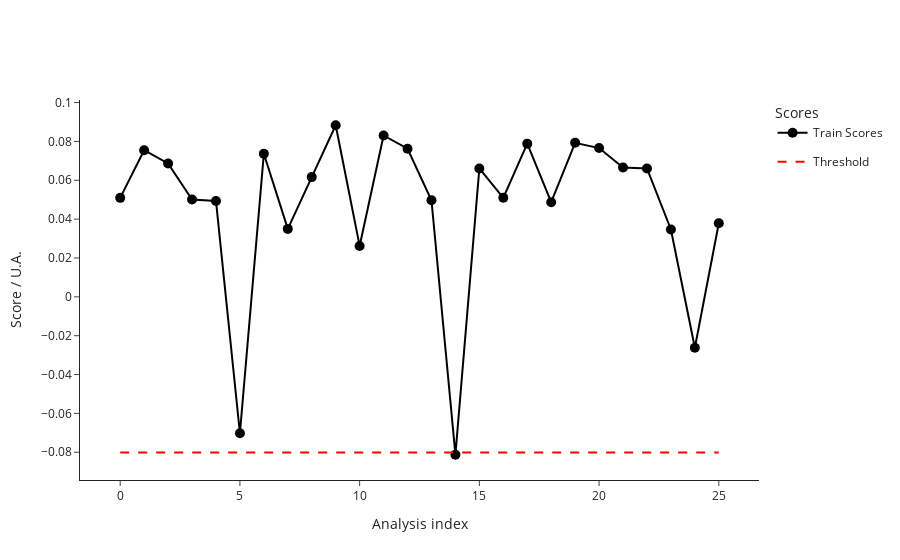

Notebook source saved alongside this figure:
### Code cell
ana.add_prediction(add_outliers = False)
ana.plot_scores()

### Figure 1 — Plotly figure (JSON) as saved in the notebook; plotly's stock layout.template omitted (floating-point values rounded to 4 significant figures)
{"data": [{"hovertemplate": ["<b>index: </b>17<br><b>name: </b>210812_Pac--005<br><b>path: </b>D:/ExtractedSignals\\210812_Pac 2021-08-12 10-30-07\\210812_Pac--005.D<br><b>batch: </b>210812_Pac 2021-08-12 10-30-07<br><b>batch_position: </b>5<br><b>idle_time: </b>279.0<br><b>sample: </b>NaCl 0,9%<br><b>method: </b>SAA_411_Pac.M<br><b>timestamp: </b>2021-08-12 10:50:23<br><b>detector: </b>G1315C<br><b>pump: </b>G7110B<br><b>start_time: </b>2021-08-12 10:50:57<br><b>end_time: </b>2021-08-12 10:54:57<br><b>runtime: </b>239.7000000000036", "<b>index: </b>18<br><b>name: </b>210812_Pac--006<br><b>path: </b>D:/ExtractedSignals\\210812_Pac 2021-08-12 10-30-07\\210812_Pac--006.D<br><b>batch: </b>210812_Pac 2021-08-12 10-30-07<br><b>batch_position: </b>6<br><b>idle_time: </b>279.0<br><b>sample: </b>Blank<br><b>method: </b>SAA_411_Pac.M<br><b>timestamp: </b>2021-08-12 10:55:02<br><b>detector: </b>G1315C<br><b>pump: </b>G7110B<br><b>start_time: </b>2021-08-12 10:55:36<br><b>end_time: </b>2021-08-12 10:59:36<br><b>runtime: </b>239.7000000000036", "<b>index: </b>19<br><b>name: </b>210812_Pac--007<br><b>path: </b>D:/ExtractedSignals\\210812_Pac 2021-08-12 10-30-07\\210812_Pac--007.D<br><b>batch: </b>210812_Pac 2021-08-12 10-30-07<br><b>batch_position: </b>7<br><b>idle_time: </b>279.0<br><b>sample: </b>0.025 mg/ml<br><b>method: </b>SAA_411_Pac.M<br><b>timestamp: </b>2021-08-12 10:59:41<br><b>detector: </b>G1315C<br><b>pump: </b>G7110B<br><b>start_time: </b>2021-08-12 11:00:15<br><b>end_time: </b>2021-08-12 11:04:15<br><b>runtime: </b>239.7000000000036", "<b>index: </b>20<br><b>name: </b>210812_Pac--008<br><b>path: </b>D:/ExtractedSignals\\210812_Pac 2021-08-12 10-30-07\\210812_Pac--008.D<br><b>batch: </b>210812_Pac 2021-08-12 10-30-07<br><b>batch_position: </b>8<br><b>idle_time: </b>279.0<br><b>sample: </b>Blank<br><b>method: </b>SAA_411_Pac.M<br><b>timestamp: </b>2021-08-12 11:04:20<br><b>detector: </b>G1315C<br><b>pump: </b>G7110B<br><b>start_time: </b>2021-08-12 11:04:54<br><b>end_time: </b>2021-08-12 11:08:54<br><b>runtime: </b>239.7000000000036", "<b>index: </b>21<br><b>name: </b>210812_Pac--009<br><b>path: </b>D:/ExtractedSignals\\210812_Pac 2021-08-12 10-30-07\\210812_Pac--009.D<br><b>batch: </b>210812_Pac 2021-08-12 10-30-07<br><b>batch_position: </b>9<br><b>idle_time: </b>279.0<br><b>sample: </b>210806/036 :10<br><b>method: </b>SAA_411_Pac.M<br><b>timestamp: </b>2021-08-12 11:08:59<br><b>detector: </b>G1315C<br><b>pump: </b>G7110B<br><b>start_time: </b>2021-08-12 11:09:32<br><b>end_time: </b>2021-08-12 11:13:32<br><b>runtime: </b>239.7000000000036", "<b>index: </b>22<br><b>name: </b>210812_Pac--010<br><b>path: </b>D:/ExtractedSignals\\210812_Pac 2021-08-12 10-30-07\\210812_Pac--010.D<br><b>batch: </b>210812_Pac 2021-08-12 10-30-07<br><b>batch_position: </b>10<br><b>idle_time: </b>278.0<br><b>sample: </b>210806/036 :10<br><b>method: </b>SAA_411_Pac.M<br><b>timestamp: </b>2021-08-12 11:13:37<br><b>detector: </b>G7110B<br><b>pump: </b>G7110B<br><b>start_time: </b>2021-08-12 11:14:11<br><b>end_time: </b>2021-08-12 11:18:11<br><b>runtime: </b>239.7000000000036", "<b>index: </b>23<br><b>name: </b>210812_Pac--011<br><b>path: </b>D:/ExtractedSignals\\210812_Pac 2021-08-12 10-30-07\\210812_Pac--011.D<br><b>batch: </b>210812_Pac 2021-08-12 10-30-07<br><b>batch_position: </b>11<br><b>idle_time: </b>279.0<br><b>sample: </b>210806/036 :10<br><b>method: </b>SAA_411_Pac.M<br><b>timestamp: </b>2021-08-12 11:18:16<br><b>detector: </b>G7110B<br><b>pump: </b>G7110B<br><b>start_time: </b>2021-08-12 11:18:50<br><b>end_time: </b>2021-08-12 11:22:50<br><b>runtime: </b>239.7000000000036", "<b>index: </b>24<br><b>name: </b>210812_Pac--012<br><b>path: </b>D:/ExtractedSignals\\210812_Pac 2021-08-12 10-30-07\\210812_Pac--012.D<br><b>batch: </b>210812_Pac 2021-08-12 10-30-07<br><b>batch_position: </b>12<br><b>idle_time: </b>279.0<br><b>sample: </b>Blank<br><b>method: </b>SAA_411_Pac.M<br><b>timestamp: </b>2021-08-12 11:22:55<br><b>detector: </b>G1315C<br><b>pump: </b>G7110B<br><b>start_time: </b>2021-08-12 11:23:29<br><b>end_time: </b>2021-08-12 11:27:29<br><b>runtime: </b>239.7000000000036", "<b>index: </b>25<br><b>name: </b>210812_Pac--013<br><b>path: </b>D:/ExtractedSignals\\210812_Pac 2021-08-12 10-30-07\\210812_Pac--013.D<br><b>batch: </b>210812_Pac 2021-08-12 10-30-07<br><b>batch_position: </b>13<br><b>idle_time: </b>279.0<br><b>sample: </b>0.025 mg/ml<br><b>method: </b>SAA_411_Pac.M<br><b>timestamp: </b>2021-08-12 11:27:34<br><b>detector: </b>G1315C<br><b>pump: </b>G7110B<br><b>start_time: </b>2021-08-12 11:28:08<br><b>end_time: </b>2021-08-12 11:32:08<br><b>runtime: </b>239.7000000000036", "<b>index: </b>26<br><b>name: </b>210812_Pac--014<br><b>path: </b>D:/ExtractedSignals\\210812_Pac 2021-08-12 10-30-07\\210812_Pac--014.D<br><b>batch: </b>210812_Pac 2021-08-12 10-30-07<br><b>batch_position: </b>14<br><b>idle_time: </b>279.0<br><b>sample: </b>Blank<br><b>method: </b>SAA_411_Pac.M<br><b>timestamp: </b>2021-08-12 11:32:13<br><b>detector: </b>G7110B<br><b>pump: </b>G7110B<br><b>start_time: </b>2021-08-12 11:32:46<br><b>end_time: </b>2021-08-12 11:36:47<br><b>runtime: </b>239.7000000000036", "<b>index: </b>85<br><b>name: </b>210813_Pac--003<br><b>path: </b>D:/ExtractedSignals\\210813_Pac 2021-08-13 10-37-27\\210813_Pac--003.D<br><b>batch: </b>210813_Pac 2021-08-13 10-37-27<br><b>batch_position: </b>3<br><b>idle_time: </b>278.0<br><b>sample: </b>Blank<br><b>method: </b>SAA_411_Pac.M<br><b>timestamp: </b>2021-08-13 10:48:34<br><b>detector: </b>G1315C<br><b>pump: </b>G7116B<br><b>start_time: </b>2021-08-13 10:49:08<br><b>end_time: </b>2021-08-13 10:53:08<br><b>runtime: </b>239.7000000000036", "<b>index: </b>86<br><b>name: </b>210813_Pac--004<br><b>path: </b>D:/ExtractedSignals\\210813_Pac 2021-08-13 10-37-27\\210813_Pac--004.D<br><b>batch: </b>210813_Pac 2021-08-13 10-37-27<br><b>batch_position: </b>4<br><b>idle_time: </b>279.0<br><b>sample: </b>Blank<br><b>method: </b>SAA_411_Pac.M<br><b>timestamp: </b>2021-08-13 10:53:13<br><b>detector: </b>G1315C<br><b>pump: </b>G7110B<br><b>start_time: </b>2021-08-13 10:53:47<br><b>end_time: </b>2021-08-13 10:57:47<br><b>runtime: </b>239.7000000000036", "<b>index: </b>87<br><b>name: </b>210813_Pac--005<br><b>path: </b>D:/ExtractedSignals\\210813_Pac 2021-08-13 10-37-27\\210813_Pac--005.D<br><b>batch: </b>210813_Pac 2021-08-13 10-37-27<br><b>batch_position: </b>5<br><b>idle_time: </b>279.0<br><b>sample: </b>NaCl 0,9%<br><b>method: </b>SAA_411_Pac.M<br><b>timestamp: </b>2021-08-13 10:57:52<br><b>detector: </b>G7110B<br><b>pump: </b>G7110B<br><b>start_time: </b>2021-08-13 10:58:26<br><b>end_time: </b>2021-08-13 11:02:27<br><b>runtime: </b>239.7000000000036", "<b>index: </b>88<br><b>name: </b>210813_Pac--006<br><b>path: </b>D:/ExtractedSignals\\210813_Pac 2021-08-13 10-37-27\\210813_Pac--006.D<br><b>batch: </b>210813_Pac 2021-08-13 10-37-27<br><b>batch_position: </b>6<br><b>idle_time: </b>279.0<br><b>sample: </b>Blank<br><b>method: </b>SAA_411_Pac.M<br><b>timestamp: </b>2021-08-13 11:02:31<br><b>detector: </b>G1315C<br><b>pump: </b>G7110B<br><b>start_time: </b>2021-08-13 11:03:05<br><b>end_time: </b>2021-08-13 11:07:06<br><b>runtime: </b>239.7000000000036", "<b>index: </b>89<br><b>name: </b>210813_Pac--007<br><b>path: </b>D:/ExtractedSignals\\210813_Pac 2021-08-13 10-37-27\\210813_Pac--007.D<br><b>batch: </b>210813_Pac 2021-08-13 10-37-27<br><b>batch_position: </b>7<br><b>idle_time: </b>279.0<br><b>sample: </b>0.025 mg/ml<br><b>method: </b>SAA_411_Pac.M<br><b>timestamp: </b>2021-08-13 11:07:10<br><b>detector: </b>G1315C<br><b>pump: </b>G7116B<br><b>start_time: </b>2021-08-13 11:07:44<br><b>end_time: </b>2021-08-13 11:11:45<br><b>runtime: </b>239.7000000000036", "<b>index: </b>90<br><b>name: </b>210813_Pac--008<br><b>path: </b>D:/ExtractedSignals\\210813_Pac 2021-08-13 10-37-27\\210813_Pac--008.D<br><b>batch: </b>210813_Pac 2021-08-13 10-37-27<br><b>batch_position: </b>8<br><b>idle_time: </b>279.0<br><b>sample: </b>Blank<br><b>method: </b>SAA_411_Pac.M<br><b>timestamp: </b>2021-08-13 11:11:49<br><b>detector: </b>G1315C<br><b>pump: </b>G7110B<br><b>start_time: </b>2021-08-13 11:12:23<br><b>end_time: </b>2021-08-13 11:16:23<br><b>runtime: </b>239.7000000000036", "<b>index: </b>91<br><b>name: </b>210813_Pac--009<br><b>path: </b>D:/ExtractedSignals\\210813_Pac 2021-08-13 10-37-27\\210813_Pac--009.D<br><b>batch: </b>210813_Pac 2021-08-13 10-37-27<br><b>batch_position: </b>9<br><b>idle_time: </b>279.0<br><b>sample: </b>210812/004 :20<br><b>method: </b>SAA_411_Pac.M<br><b>timestamp: </b>2021-08-13 11:16:28<br><b>detector: </b>G1315C<br><b>pump: </b>G7110B<br><b>start_time: </b>2021-08-13 11:17:02<br><b>end_time: </b>2021-08-13 11:21:03<br><b>runtime: </b>239.7000000000036", "<b>index: </b>92<br><b>name: </b>210813_Pac--010<br><b>path: </b>D:/ExtractedSignals\\210813_Pac 2021-08-13 10-37-27\\210813_Pac--010.D<br><b>batch: </b>210813_Pac 2021-08-13 10-37-27<br><b>batch_position: </b>10<br><b>idle_time: </b>280.0<br><b>sample: </b>210812/004 :20<br><b>method: </b>SAA_411_Pac.M<br><b>timestamp: </b>2021-08-13 11:21:08<br><b>detector: </b>G1315C<br><b>pump: </b>G7110B<br><b>start_time: </b>2021-08-13 11:21:41<br><b>end_time: </b>2021-08-13 11:25:42<br><b>runtime: </b>239.7000000000036", "<b>index: </b>93<br><b>name: </b>210813_Pac--011<br><b>path: </b>D:/ExtractedSignals\\210813_Pac 2021-08-13 10-37-27\\210813_Pac--011.D<br><b>batch: </b>210813_Pac 2021-08-13 10-37-27<br><b>batch_position: </b>11<br><b>idle_time: </b>278.0<br><b>sample: </b>210812/004 :20<br><b>method: </b>SAA_411_Pac.M<br><b>timestamp: </b>2021-08-13 11:25:46<br><b>detector: </b>G1315C<br><b>pump: </b>G7110B<br><b>start_time: </b>2021-08-13 11:26:21<br><b>end_time: </b>2021-08-13 11:30:21<br><b>runtime: </b>239.7000000000036", "<b>index: </b>94<br><b>name: </b>210813_Pac--012<br><b>path: </b>D:/ExtractedSignals\\210813_Pac 2021-08-13 10-37-27\\210813_Pac--012.D<br><b>batch: </b>210813_Pac 2021-08-13 10-37-27<br><b>batch_position: </b>12<br><b>idle_time: </b>280.0<br><b>sample: </b>Blank<br><b>method: </b>SAA_411_Pac.M<br><b>timestamp: </b>2021-08-13 11:30:26<br><b>detector: </b>G1315C<br><b>pump: </b>G7110B<br><b>start_time: </b>2021-08-13 11:30:59<br><b>end_time: </b>2021-08-13 11:34:59<br><b>runtime: </b>239.7000000000036", "<b>index: </b>95<br><b>name: </b>210813_Pac--013<br><b>path: </b>D:/ExtractedSignals\\210813_Pac 2021-08-13 10-37-27\\210813_Pac--013.D<br><b>batch: </b>210813_Pac 2021-08-13 10-37-27<br><b>batch_position: </b>13<br><b>idle_time: </b>278.0<br><b>sample: </b>0.025 mg/ml<br><b>method: </b>SAA_411_Pac.M<br><b>timestamp: </b>2021-08-13 11:35:04<br><b>detector: </b>G1315C<br><b>pump: </b>G7110B<br><b>start_time: </b>2021-08-13 11:35:38<br><b>end_time: </b>2021-08-13 11:39:38<br><b>runtime: </b>239.7000000000036", "<b>index: </b>96<br><b>name: </b>210813_Pac--014<br><b>path: </b>D:/ExtractedSignals\\210813_Pac 2021-08-13 10-37-27\\210813_Pac--014.D<br><b>batch: </b>210813_Pac 2021-08-13 10-37-27<br><b>batch_position: </b>14<br><b>idle_time: </b>279.0<br><b>sample: </b>Blank<br><b>method: </b>SAA_411_Pac.M<br><b>timestamp: </b>2021-08-13 11:39:43<br><b>detector: </b>G1315C<br><b>pump: </b>G7110B<br><b>start_time: </b>2021-08-13 11:40:16<br><b>end_time: </b>2021-08-13 11:44:17<br><b>runtime: </b>239.7000000000036", "<b>index: </b>309<br><b>name: </b>210910_Pac--011<br><b>path: </b>D:/ExtractedSignals\\210910_Pac 2021-09-10 14-25-54\\210910_Pac--011.D<br><b>batch: </b>210910_Pac 2021-09-10 14-25-54<br><b>batch_position: </b>11<br><b>idle_time: </b>278.0<br><b>sample: </b>210903/021 :10<br><b>method: </b>SAA_411_Pac.M<br><b>timestamp: </b>2021-09-10 15:13:50<br><b>detector: </b>G1315C<br><b>pump: </b>G7110B<br><b>start_time: </b>2021-09-10 15:14:22<br><b>end_time: </b>2021-09-10 15:18:23<br><b>runtime: </b>239.7000000000036", "<b>index: </b>310<br><b>name: </b>210910_Pac--012<br><b>path: </b>D:/ExtractedSignals\\210910_Pac 2021-09-10 14-25-54\\210910_Pac--012.D<br><b>batch: </b>210910_Pac 2021-09-10 14-25-54<br><b>batch_position: </b>12<br><b>idle_time: </b>278.0<br><b>sample: </b>Blank<br><b>method: </b>SAA_411_Pac.M<br><b>timestamp: </b>2021-09-10 15:18:28<br><b>detector: </b>G1315C<br><b>pump: </b>G7110B<br><b>start_time: </b>2021-09-10 15:19:00<br><b>end_time: </b>2021-09-10 15:23:01<br><b>runtime: </b>239.7000000000036", "<b>index: </b>311<br><b>name: </b>210910_Pac--013<br><b>path: </b>D:/ExtractedSignals\\210910_Pac 2021-09-10 14-25-54\\210910_Pac--013.D<br><b>batch: </b>210910_Pac 2021-09-10 14-25-54<br><b>batch_position: </b>13<br><b>idle_time: </b>278.0<br><b>sample: </b>0.025 mg/ml<br><b>method: </b>SAA_411_Pac.M<br><b>timestamp: </b>2021-09-10 15:23:06<br><b>detector: </b>G1315C<br><b>pump: </b>G7110B<br><b>start_time: </b>2021-09-10 15:23:38<br><b>end_time: </b>2021-09-10 15:27:39<br><b>runtime: </b>239.7000000000036", "<b>index: </b>312<br><b>name: </b>210910_Pac--014<br><b>path: </b>D:/ExtractedSignals\\210910_Pac 2021-09-10 14-25-54\\210910_Pac--014.D<br><b>batch: </b>210910_Pac 2021-09-10 14-25-54<br><b>batch_position: </b>14<br><b>idle_time: </b>278.0<br><b>sample: </b>Blank<br><b>method: </b>SAA_411_Pac.M<br><b>timestamp: </b>2021-09-10 15:27:44<br><b>detector: </b>G1315C<br><b>pump: </b>G7110B<br><b>start_time: </b>2021-09-10 15:28:17<br><b>end_time: </b>2021-09-10 15:32:17<br><b>runtime: </b>239.7000000000036"], "legendgroup": "Train", "line": {"color": "black"}, "marker": {"color": "black", "size": 10}, "mode": "lines+markers", "name": "Train Scores", "text": ["<b>index: </b>17<br><b>name: </b>210812_Pac--005<br><b>path: </b>D:/ExtractedSignals\\210812_Pac 2021-08-12 10-30-07\\210812_Pac--005.D<br><b>batch: </b>210812_Pac 2021-08-12 10-30-07<br><b>batch_position: </b>5<br><b>idle_time: </b>279.0<br><b>sample: </b>NaCl 0,9%<br><b>method: </b>SAA_411_Pac.M<br><b>timestamp: </b>2021-08-12 10:50:23<br><b>detector: </b>G1315C<br><b>pump: </b>G7110B<br><b>start_time: </b>2021-08-12 10:50:57<br><b>end_time: </b>2021-08-12 10:54:57<br><b>runtime: </b>239.7000000000036", "<b>index: </b>18<br><b>name: </b>210812_Pac--006<br><b>path: </b>D:/ExtractedSignals\\210812_Pac 2021-08-12 10-30-07\\210812_Pac--006.D<br><b>batch: </b>210812_Pac 2021-08-12 10-30-07<br><b>batch_position: </b>6<br><b>idle_time: </b>279.0<br><b>sample: </b>Blank<br><b>method: </b>SAA_411_Pac.M<br><b>timestamp: </b>2021-08-12 10:55:02<br><b>detector: </b>G1315C<br><b>pump: </b>G7110B<br><b>start_time: </b>2021-08-12 10:55:36<br><b>end_time: </b>2021-08-12 10:59:36<br><b>runtime: </b>239.7000000000036", "<b>index: </b>19<br><b>name: </b>210812_Pac--007<br><b>path: </b>D:/ExtractedSignals\\210812_Pac 2021-08-12 10-30-07\\210812_Pac--007.D<br><b>batch: </b>210812_Pac 2021-08-12 10-30-07<br><b>batch_position: </b>7<br><b>idle_time: </b>279.0<br><b>sample: </b>0.025 mg/ml<br><b>method: </b>SAA_411_Pac.M<br><b>timestamp: </b>2021-08-12 10:59:41<br><b>detector: </b>G1315C<br><b>pump: </b>G7110B<br><b>start_time: </b>2021-08-12 11:00:15<br><b>end_time: </b>2021-08-12 11:04:15<br><b>runtime: </b>239.7000000000036", "<b>index: </b>20<br><b>name: </b>210812_Pac--008<br><b>path: </b>D:/ExtractedSignals\\210812_Pac 2021-08-12 10-30-07\\210812_Pac--008.D<br><b>batch: </b>210812_Pac 2021-08-12 10-30-07<br><b>batch_position: </b>8<br><b>idle_time: </b>279.0<br><b>sample: </b>Blank<br><b>method: </b>SAA_411_Pac.M<br><b>timestamp: </b>2021-08-12 11:04:20<br><b>detector: </b>G1315C<br><b>pump: </b>G7110B<br><b>start_time: </b>2021-08-12 11:04:54<br><b>end_time: </b>2021-08-12 11:08:54<br><b>runtime: </b>239.7000000000036", "<b>index: </b>21<br><b>name: </b>210812_Pac--009<br><b>path: </b>D:/ExtractedSignals\\210812_Pac 2021-08-12 10-30-07\\210812_Pac--009.D<br><b>batch: </b>210812_Pac 2021-08-12 10-30-07<br><b>batch_position: </b>9<br><b>idle_time: </b>279.0<br><b>sample: </b>210806/036 :10<br><b>method: </b>SAA_411_Pac.M<br><b>timestamp: </b>2021-08-12 11:08:59<br><b>detector: </b>G1315C<br><b>pump: </b>G7110B<br><b>start_time: </b>2021-08-12 11:09:32<br><b>end_time: </b>2021-08-12 11:13:32<br><b>runtime: </b>239.7000000000036", "<b>index: </b>22<br><b>name: </b>210812_Pac--010<br><b>path: </b>D:/ExtractedSignals\\210812_Pac 2021-08-12 10-30-07\\210812_Pac--010.D<br><b>batch: </b>210812_Pac 2021-08-12 10-30-07<br><b>batch_position: </b>10<br><b>idle_time: </b>278.0<br><b>sample: </b>210806/036 :10<br><b>method: </b>SAA_411_Pac.M<br><b>timestamp: </b>2021-08-12 11:13:37<br><b>detector: </b>G7110B<br><b>pump: </b>G7110B<br><b>start_time: </b>2021-08-12 11:14:11<br><b>end_time: </b>2021-08-12 11:18:11<br><b>runtime: </b>239.7000000000036", "<b>index: </b>23<br><b>name: </b>210812_Pac--011<br><b>path: </b>D:/ExtractedSignals\\210812_Pac 2021-08-12 10-30-07\\210812_Pac--011.D<br><b>batch: </b>210812_Pac 2021-08-12 10-30-07<br><b>batch_position: </b>11<br><b>idle_time: </b>279.0<br><b>sample: </b>210806/036 :10<br><b>method: </b>SAA_411_Pac.M<br><b>timestamp: </b>2021-08-12 11:18:16<br><b>detector: </b>G7110B<br><b>pump: </b>G7110B<br><b>start_time: </b>2021-08-12 11:18:50<br><b>end_time: </b>2021-08-12 11:22:50<br><b>runtime: </b>239.7000000000036", "<b>index: </b>24<br><b>name: </b>210812_Pac--012<br><b>path: </b>D:/ExtractedSignals\\210812_Pac 2021-08-12 10-30-07\\210812_Pac--012.D<br><b>batch: </b>210812_Pac 2021-08-12 10-30-07<br><b>batch_position: </b>12<br><b>idle_time: </b>279.0<br><b>sample: </b>Blank<br><b>method: </b>SAA_411_Pac.M<br><b>timestamp: </b>2021-08-12 11:22:55<br><b>detector: </b>G1315C<br><b>pump: </b>G7110B<br><b>start_time: </b>2021-08-12 11:23:29<br><b>end_time: </b>2021-08-12 11:27:29<br><b>runtime: </b>239.7000000000036", "<b>index: </b>25<br><b>name: </b>210812_Pac--013<br><b>path: </b>D:/ExtractedSignals\\210812_Pac 2021-08-12 10-30-07\\210812_Pac--013.D<br><b>batch: </b>210812_Pac 2021-08-12 10-30-07<br><b>batch_position: </b>13<br><b>idle_time: </b>279.0<br><b>sample: </b>0.025 mg/ml<br><b>method: </b>SAA_411_Pac.M<br><b>timestamp: </b>2021-08-12 11:27:34<br><b>detector: </b>G1315C<br><b>pump: </b>G7110B<br><b>start_time: </b>2021-08-12 11:28:08<br><b>end_time: </b>2021-08-12 11:32:08<br><b>runtime: </b>239.7000000000036", "<b>index: </b>26<br><b>name: </b>210812_Pac--014<br><b>path: </b>D:/ExtractedSignals\\210812_Pac 2021-08-12 10-30-07\\210812_Pac--014.D<br><b>batch: </b>210812_Pac 2021-08-12 10-30-07<br><b>batch_position: </b>14<br><b>idle_time: </b>279.0<br><b>sample: </b>Blank<br><b>method: </b>SAA_411_Pac.M<br><b>timestamp: </b>2021-08-12 11:32:13<br><b>detector: </b>G7110B<br><b>pump: </b>G7110B<br><b>start_time: </b>2021-08-12 11:32:46<br><b>end_time: </b>2021-08-12 11:36:47<br><b>runtime: </b>239.7000000000036", "<b>index: </b>85<br><b>name: </b>210813_Pac--003<br><b>path: </b>D:/ExtractedSignals\\210813_Pac 2021-08-13 10-37-27\\210813_Pac--003.D<br><b>batch: </b>210813_Pac 2021-08-13 10-37-27<br><b>batch_position: </b>3<br><b>idle_time: </b>278.0<br><b>sample: </b>Blank<br><b>method: </b>SAA_411_Pac.M<br><b>timestamp: </b>2021-08-13 10:48:34<br><b>detector: </b>G1315C<br><b>pump: </b>G7116B<br><b>start_time: </b>2021-08-13 10:49:08<br><b>end_time: </b>2021-08-13 10:53:08<br><b>runtime: </b>239.7000000000036", "<b>index: </b>86<br><b>name: </b>210813_Pac--004<br><b>path: </b>D:/ExtractedSignals\\210813_Pac 2021-08-13 10-37-27\\210813_Pac--004.D<br><b>batch: </b>210813_Pac 2021-08-13 10-37-27<br><b>batch_position: </b>4<br><b>idle_time: </b>279.0<br><b>sample: </b>Blank<br><b>method: </b>SAA_411_Pac.M<br><b>timestamp: </b>2021-08-13 10:53:13<br><b>detector: </b>G1315C<br><b>pump: </b>G7110B<br><b>start_time: </b>2021-08-13 10:53:47<br><b>end_time: </b>2021-08-13 10:57:47<br><b>runtime: </b>239.7000000000036", "<b>index: </b>87<br><b>name: </b>210813_Pac--005<br><b>path: </b>D:/ExtractedSignals\\210813_Pac 2021-08-13 10-37-27\\210813_Pac--005.D<br><b>batch: </b>210813_Pac 2021-08-13 10-37-27<br><b>batch_position: </b>5<br><b>idle_time: </b>279.0<br><b>sample: </b>NaCl 0,9%<br><b>method: </b>SAA_411_Pac.M<br><b>timestamp: </b>2021-08-13 10:57:52<br><b>detector: </b>G7110B<br><b>pump: </b>G7110B<br><b>start_time: </b>2021-08-13 10:58:26<br><b>end_time: </b>2021-08-13 11:02:27<br><b>runtime: </b>239.7000000000036", "<b>index: </b>88<br><b>name: </b>210813_Pac--006<br><b>path: </b>D:/ExtractedSignals\\210813_Pac 2021-08-13 10-37-27\\210813_Pac--006.D<br><b>batch: </b>210813_Pac 2021-08-13 10-37-27<br><b>batch_position: </b>6<br><b>idle_time: </b>279.0<br><b>sample: </b>Blank<br><b>method: </b>SAA_411_Pac.M<br><b>timestamp: </b>2021-08-13 11:02:31<br><b>detector: </b>G1315C<br><b>pump: </b>G7110B<br><b>start_time: </b>2021-08-13 11:03:05<br><b>end_time: </b>2021-08-13 11:07:06<br><b>runtime: </b>239.7000000000036", "<b>index: </b>89<br><b>name: </b>210813_Pac--007<br><b>path: </b>D:/ExtractedSignals\\210813_Pac 2021-08-13 10-37-27\\210813_Pac--007.D<br><b>batch: </b>210813_Pac 2021-08-13 10-37-27<br><b>batch_position: </b>7<br><b>idle_time: </b>279.0<br><b>sample: </b>0.025 mg/ml<br><b>method: </b>SAA_411_Pac.M<br><b>timestamp: </b>2021-08-13 11:07:10<br><b>detector: </b>G1315C<br><b>pump: </b>G7116B<br><b>start_time: </b>2021-08-13 11:07:44<br><b>end_time: </b>2021-08-13 11:11:45<br><b>runtime: </b>239.7000000000036", "<b>index: </b>90<br><b>name: </b>210813_Pac--008<br><b>path: </b>D:/ExtractedSignals\\210813_Pac 2021-08-13 10-37-27\\210813_Pac--008.D<br><b>batch: </b>210813_Pac 2021-08-13 10-37-27<br><b>batch_position: </b>8<br><b>idle_time: </b>279.0<br><b>sample: </b>Blank<br><b>method: </b>SAA_411_Pac.M<br><b>timestamp: </b>2021-08-13 11:11:49<br><b>detector: </b>G1315C<br><b>pump: </b>G7110B<br><b>start_time: </b>2021-08-13 11:12:23<br><b>end_time: </b>2021-08-13 11:16:23<br><b>runtime: </b>239.7000000000036", "<b>index: </b>91<br><b>name: </b>210813_Pac--009<br><b>path: </b>D:/ExtractedSignals\\210813_Pac 2021-08-13 10-37-27\\210813_Pac--009.D<br><b>batch: </b>210813_Pac 2021-08-13 10-37-27<br><b>batch_position: </b>9<br><b>idle_time: </b>279.0<br><b>sample: </b>210812/004 :20<br><b>method: </b>SAA_411_Pac.M<br><b>timestamp: </b>2021-08-13 11:16:28<br><b>detector: </b>G1315C<br><b>pump: </b>G7110B<br><b>start_time: </b>2021-08-13 11:17:02<br><b>end_time: </b>2021-08-13 11:21:03<br><b>runtime: </b>239.7000000000036", "<b>index: </b>92<br><b>name: </b>210813_Pac--010<br><b>path: </b>D:/ExtractedSignals\\210813_Pac 2021-08-13 10-37-27\\210813_Pac--010.D<br><b>batch: </b>210813_Pac 2021-08-13 10-37-27<br><b>batch_position: </b>10<br><b>idle_time: </b>280.0<br><b>sample: </b>210812/004 :20<br><b>method: </b>SAA_411_Pac.M<br><b>timestamp: </b>2021-08-13 11:21:08<br><b>detector: </b>G1315C<br><b>pump: </b>G7110B<br><b>start_time: </b>2021-08-13 11:21:41<br><b>end_time: </b>2021-08-13 11:25:42<br><b>runtime: </b>239.7000000000036", "<b>index: </b>93<br><b>name: </b>210813_Pac--011<br><b>path: </b>D:/ExtractedSignals\\210813_Pac 2021-08-13 10-37-27\\210813_Pac--011.D<br><b>batch: </b>210813_Pac 2021-08-13 10-37-27<br><b>batch_position: </b>11<br><b>idle_time: </b>278.0<br><b>sample: </b>210812/004 :20<br><b>method: </b>SAA_411_Pac.M<br><b>timestamp: </b>2021-08-13 11:25:46<br><b>detector: </b>G1315C<br><b>pump: </b>G7110B<br><b>start_time: </b>2021-08-13 11:26:21<br><b>end_time: </b>2021-08-13 11:30:21<br><b>runtime: </b>239.7000000000036", "<b>index: </b>94<br><b>name: </b>210813_Pac--012<br><b>path: </b>D:/ExtractedSignals\\210813_Pac 2021-08-13 10-37-27\\210813_Pac--012.D<br><b>batch: </b>210813_Pac 2021-08-13 10-37-27<br><b>batch_position: </b>12<br><b>idle_time: </b>280.0<br><b>sample: </b>Blank<br><b>method: </b>SAA_411_Pac.M<br><b>timestamp: </b>2021-08-13 11:30:26<br><b>detector: </b>G1315C<br><b>pump: </b>G7110B<br><b>start_time: </b>2021-08-13 11:30:59<br><b>end_time: </b>2021-08-13 11:34:59<br><b>runtime: </b>239.7000000000036", "<b>index: </b>95<br><b>name: </b>210813_Pac--013<br><b>path: </b>D:/ExtractedSignals\\210813_Pac 2021-08-13 10-37-27\\210813_Pac--013.D<br><b>batch: </b>210813_Pac 2021-08-13 10-37-27<br><b>batch_position: </b>13<br><b>idle_time: </b>278.0<br><b>sample: </b>0.025 mg/ml<br><b>method: </b>SAA_411_Pac.M<br><b>timestamp: </b>2021-08-13 11:35:04<br><b>detector: </b>G1315C<br><b>pump: </b>G7110B<br><b>start_time: </b>2021-08-13 11:35:38<br><b>end_time: </b>2021-08-13 11:39:38<br><b>runtime: </b>239.7000000000036", "<b>index: </b>96<br><b>name: </b>210813_Pac--014<br><b>path: </b>D:/ExtractedSignals\\210813_Pac 2021-08-13 10-37-27\\210813_Pac--014.D<br><b>batch: </b>210813_Pac 2021-08-13 10-37-27<br><b>batch_position: </b>14<br><b>idle_time: </b>279.0<br><b>sample: </b>Blank<br><b>method: </b>SAA_411_Pac.M<br><b>timestamp: </b>2021-08-13 11:39:43<br><b>detector: </b>G1315C<br><b>pump: </b>G7110B<br><b>start_time: </b>2021-08-13 11:40:16<br><b>end_time: </b>2021-08-13 11:44:17<br><b>runtime: </b>239.7000000000036", "<b>index: </b>309<br><b>name: </b>210910_Pac--011<br><b>path: </b>D:/ExtractedSignals\\210910_Pac 2021-09-10 14-25-54\\210910_Pac--011.D<br><b>batch: </b>210910_Pac 2021-09-10 14-25-54<br><b>batch_position: </b>11<br><b>idle_time: </b>278.0<br><b>sample: </b>210903/021 :10<br><b>method: </b>SAA_411_Pac.M<br><b>timestamp: </b>2021-09-10 15:13:50<br><b>detector: </b>G1315C<br><b>pump: </b>G7110B<br><b>start_time: </b>2021-09-10 15:14:22<br><b>end_time: </b>2021-09-10 15:18:23<br><b>runtime: </b>239.7000000000036", "<b>index: </b>310<br><b>name: </b>210910_Pac--012<br><b>path: </b>D:/ExtractedSignals\\210910_Pac 2021-09-10 14-25-54\\210910_Pac--012.D<br><b>batch: </b>210910_Pac 2021-09-10 14-25-54<br><b>batch_position: </b>12<br><b>idle_time: </b>278.0<br><b>sample: </b>Blank<br><b>method: </b>SAA_411_Pac.M<br><b>timestamp: </b>2021-09-10 15:18:28<br><b>detector: </b>G1315C<br><b>pump: </b>G7110B<br><b>start_time: </b>2021-09-10 15:19:00<br><b>end_time: </b>2021-09-10 15:23:01<br><b>runtime: </b>239.7000000000036", "<b>index: </b>311<br><b>name: </b>210910_Pac--013<br><b>path: </b>D:/ExtractedSignals\\210910_Pac 2021-09-10 14-25-54\\210910_Pac--013.D<br><b>batch: </b>210910_Pac 2021-09-10 14-25-54<br><b>batch_position: </b>13<br><b>idle_time: </b>278.0<br><b>sample: </b>0.025 mg/ml<br><b>method: </b>SAA_411_Pac.M<br><b>timestamp: </b>2021-09-10 15:23:06<br><b>detector: </b>G1315C<br><b>pump: </b>G7110B<br><b>start_time: </b>2021-09-10 15:23:38<br><b>end_time: </b>2021-09-10 15:27:39<br><b>runtime: </b>239.7000000000036", "<b>index: </b>312<br><b>name: </b>210910_Pac--014<br><b>path: </b>D:/ExtractedSignals\\210910_Pac 2021-09-10 14-25-54\\210910_Pac--014.D<br><b>batch: </b>210910_Pac 2021-09-10 14-25-54<br><b>batch_position: </b>14<br><b>idle_time: </b>278.0<br><b>sample: </b>Blank<br><b>method: </b>SAA_411_Pac.M<br><b>timestamp: </b>2021-09-10 15:27:44<br><b>detector: </b>G1315C<br><b>pump: </b>G7110B<br><b>start_time: </b>2021-09-10 15:28:17<br><b>end_time: </b>2021-09-10 15:32:17<br><b>runtime: </b>239.7000000000036"], "type": "scatter", "x": [0, 1, 2, 3, 4, 5, 6, 7, 8, 9, 10, 11, 12, 13, 14, 15, 16, 17, 18, 19, 20, 21, 22, 23, 24, 25], "y": [0.05094, 0.07549, 0.06868, 0.05014, 0.04932, -0.07022, 0.07368, 0.03497, 0.06163, 0.08832, 0.02621, 0.08307, 0.07624, 0.04973, -0.08129, 0.0661, 0.05097, 0.07886, 0.04869, 0.0793, 0.07658, 0.06661, 0.06609, 0.0347, -0.02621, 0.03788]}, {"legendgroup": "Threshold", "line": {"color": "red", "dash": "dash"}, "mode": "lines", "name": "Threshold", "type": "scatter", "x": [0, 25], "y": [-0.08014, -0.08014]}, {"hovertemplate": [], "legendgroup": "Prediction", "line": {"color": "red"}, "marker": {"color": "red", "size": 10}, "mode": "lines+markers", "name": "Prediction Scores", "text": [], "type": "scatter", "x": [], "y": []}], "layout": {"legend": {"title": {"text": "Scores"}}, "xaxis": {"title": {"text": "Analysis index"}}, "yaxis": {"title": {"text": "Score / U.A."}}}}
